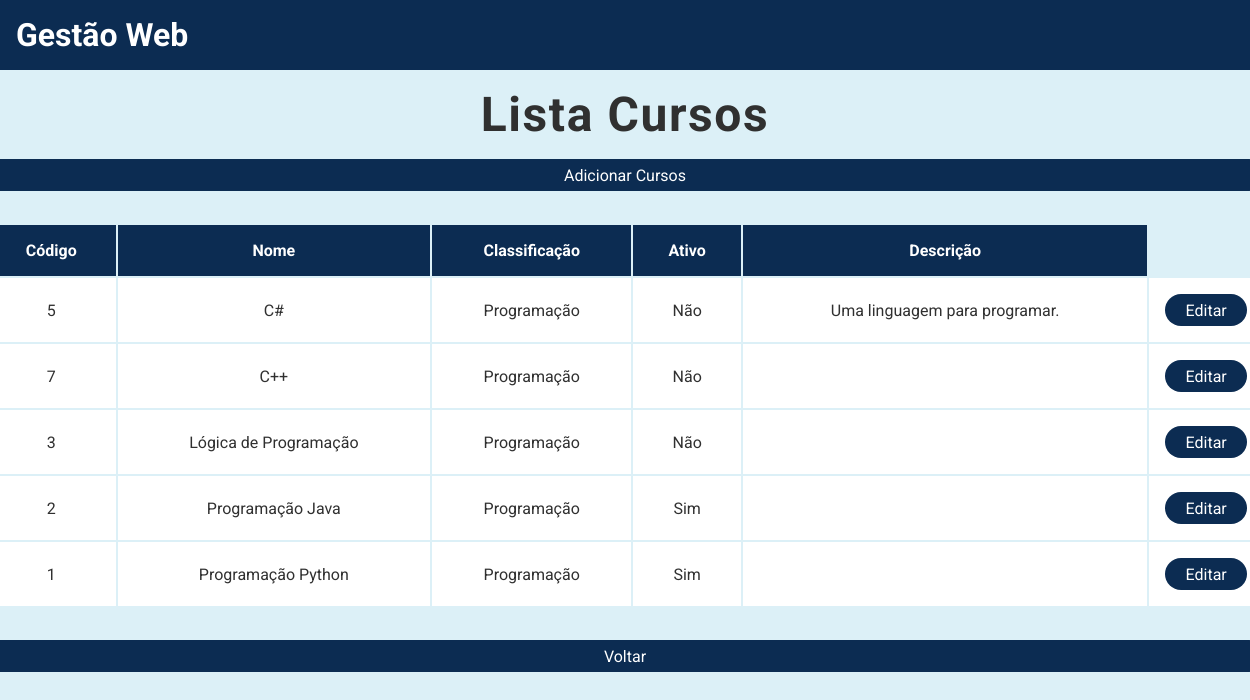
The app's page /listar/cursos with its own data.
### tables this page shows
CREATE TABLE Cursos (Codigo INTEGER PRIMARY KEY AUTOINCREMENT, Nome VARCHAR (255) NOT NULL, Classificacao VARCHAR (255) NOT NULL, Ativo BOOLEAN DEFAULT (1), Descricao VARCHAR (255));

### index.py (the view)
@app.route("/listar/cursos")
def listar_cursos():
    cursos = Cursos.listar()
    return render_template("listar_cursos.html", cursos=cursos)

### _Projeto_Cursos.py (called while the page is built)
    @classmethod
    def listar(cls):
        conexao = sqlite3.connect('Gestão_Escolar.db')
        cursor = conexao.cursor()
        sql = f"""
            SELECT * FROM Cursos
            ORDER BY nome
            """
        cursor.execute(sql)
        lista_cursos = cursor.fetchall()
        conexao.close()
        return lista_cursos

### templates/listar_cursos.html
{% extends "base.html" %}
{% block conteudo %}
<div class="conteudo-principal">
    <h2> Lista Cursos </h2>
    <div class="conteudo-tabela">
        <a href="/cadastro/cursos" class="botao-primario"> Adicionar Cursos </a>
        <table>
            <tr>
                <th>
                    Código
                </th>
                <th>
                    Nome
                </th>
                <th>
                    Classificação
                </th>
                <th>
                    Ativo
                </th>
                <th>
                    Descrição
                </th>
            </tr>
            {% if cursos %}
                {% for curso in cursos %}
                <tr>
                    <td>
                        {{ curso[0] }}
                    </td>
                    <td>
                        {{ curso[1] }}
                    </td>
                    <td>
                        {{ curso[2] }}
                    </td>
                    <td>
                        {% if curso[3] == 1 %} Sim {% else %} Não {% endif %}
                    </td>
                    <td>
                        {{ curso[4] }}
                    </td>
                    <td>
                        <a href="/editar/curso/{{ curso[0] }}" class="botao-primario">Editar</a>
                    </td>
                </tr>
                {% endfor %}
            {% else %}
                <td colspan="6"> Sem cursos cadastrados. </td>
            {% endif %}
        </table>
        <a href="/" class="botao-primario"> Voltar </a>
    </div>
</div>
{% endblock %}

### static/css/style.css (style rules this page uses)
:root { --azul-fraco: rgb(220, 240, 247); --azul-escuro: rgb(12, 44, 82); --preto: rgb(48, 48, 48); --azul-normal: rgb(94, 157, 200); --verde-normal: rgb(21, 238, 108); }
* { margin: 0; padding: 0; box-sizing: border-box; }
body { font-family: 'Roboto', sans-serif; background: var(--azul-fraco) }
a { text-decoration: none; }
.botao-primario { display: flex; background-color: var(--azul-escuro); color: #FFFFFF; width: 100%; text-align: center; align-items: center; justify-content: center; border-radius: 3rem; }
main .conteudo-principal { display: flex; align-items: center; text-align: center; justify-content: center; flex-direction: column; margin-bottom: 3rem; }
main .conteudo-principal h2 { color: var(--preto); font-size: 3rem; margin: 1rem 0 1rem 0; letter-spacing: .1rem; }
main .conteudo-tabela { width: 80rem; }
main .conteudo-tabela .botao-primario { height: 2rem; font-size: 1rem; font-weight: 400; }
main .conteudo-tabela table { margin: 2rem 0 2rem 0; width: 100%; }
main .conteudo-tabela table th { background: var(--azul-escuro); color: #FFFFFF; padding: 1rem; }
main .conteudo-tabela table td { background: #FFFFFF; color: var(--preto); padding: 1rem; }

### records on screen
Cursos: Codigo "5", Nome "C#", Classificacao "Programação", Ativo "Não", Descricao "Uma linguagem para programar."
Cursos: Codigo "7", Nome "C++", Classificacao "Programação", Ativo "Não"
Cursos: Codigo "3", Nome "Lógica de Programação", Classificacao "Programação", Ativo "Não"
Cursos: Codigo "2", Nome "Programação Java", Classificacao "Programação", Ativo "Sim"
Cursos: Codigo "1", Nome "Programação Python", Classificacao "Programação", Ativo "Sim"
